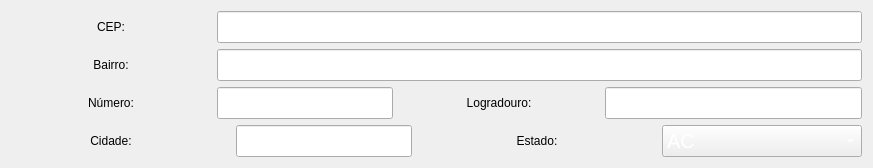
             <widget class="QWidget" name="tab_cliente_endereco_3">
              <attribute name="title">
               <string>Endereço</string>
              </attribute>
              <layout class="QVBoxLayout" name="verticalLayout_24">
               <item>
                <layout class="QHBoxLayout" name="horizontalLayout_61">
                 <item>
                  <widget class="QLabel" name="label_75">
                   <property name="minimumSize">
                    <size>
                     <width>200</width>
                     <height>0</height>
                    </size>
                   </property>
                   <property name="text">
                    <string>CEP:</string>
                   </property>
                   <property name="alignment">
                    <set>Qt::AlignCenter</set>
                   </property>
                  </widget>
                 </item>
                 <item>
                  <widget class="QLineEdit" name="txt_cliente_cep_3">
                   <property name="styleSheet">
                    <string notr="true">Color: rgb(255, 255, 255);
font-size: 20px;</string>
                   </property>
                  </widget>
                 </item>
                </layout>
               </item>
               <item>
                <layout class="QHBoxLayout" name="horizontalLayout_62">
                 <item>
                  <widget class="QLabel" name="label_76">
                   <property name="minimumSize">
                    <size>
                     <width>200</width>
                     <height>0</height>
                    </size>
                   </property>
                   <property name="text">
                    <string>Bairro:</string>
                   </property>
                   <property name="alignment">
                    <set>Qt::AlignCenter</set>
                   </property>
                  </widget>
                 </item>
                 <item>
                  <widget class="QLineEdit" name="txt_cliente_bairro_3">
                   <property name="styleSheet">
                    <string notr="true">Color: rgb(255, 255, 255);
font-size: 20px;</string>
                   </property>
                  </widget>
                 </item>
                </layout>
               </item>
               <item>
                <layout class="QHBoxLayout" name="horizontalLayout_63">
                 <property name="spacing">
                  <number>6</number>
                 </property>
                 <property name="leftMargin">
                  <number>0</number>
                 </property>
                 <property name="rightMargin">
                  <number>0</number>
                 </property>
                 <item>
                  <layout class="QHBoxLayout" name="horizontalLayout_64">
                   <item>
                    <widget class="QLabel" name="label_77">
                     <property name="minimumSize">
                      <size>
                       <width>200</width>
                       <height>0</height>
                      </size>
                     </property>
                     <property name="text">
                      <string>Número:</string>
                     </property>
                     <property name="alignment">
                      <set>Qt::AlignCenter</set>
                     </property>
                    </widget>
                   </item>
                   <item>
                    <widget class="QLineEdit" name="txt_cliente_numeroCasa_3">
                     <property name="styleSheet">
                      <string notr="true">Color: rgb(255, 255, 255);
font-size: 20px;</string>
                     </property>
                    </widget>
                   </item>
                  </layout>
                 </item>
                 <item>
                  <widget class="QLabel" name="label_78">
                   <property name="minimumSize">
                    <size>
                     <width>200</width>
                     <height>0</height>
                    </size>
                   </property>
                   <property name="text">
                    <string>Logradouro:</string>
                   </property>
                   <property name="alignment">
                    <set>Qt::AlignCenter</set>
                   </property>
                  </widget>
                 </item>
                 <item>
                  <widget class="QLineEdit" name="txt_cliente_logradouro_3">
                   <property name="styleSheet">
                    <string notr="true">Color: rgb(255, 255, 255);
font-size: 20px;</string>
                   </property>
                  </widget>
                 </item>
                </layout>
               </item>
               <item>
                <layout class="QHBoxLayout" name="horizontalLayout_61b">
                 <property name="spacing">
                  <number>25</number>
                 </property>
                 <item>
                  <widget class="QLabel" name="label_73">
                   <property name="minimumSize">
                    <size>
                     <width>200</width>
                     <height>0</height>
                    </size>
                   </property>
                   <property name="text">
                    <string>Cidade:</string>
                   </property>
                   <property name="alignment">
                    <set>Qt::AlignCenter</set>
                   </property>
                   <property name="margin">
                    <number>0</number>
                   </property>
                  </widget>
                 </item>
                 <item>
                  <widget class="QLineEdit" name="txt_cliente_cidade_3">
                   <property name="styleSheet">
                    <string notr="true">Color: rgb(255, 255, 255);
font-size: 20px;</string>
                   </property>
                  </widget>
                 </item>
                 <item>
                  <layout class="QHBoxLayout" name="horizontalLayout_60">
                   <item>
                    <widget class="QLabel" name="label_74">
                     <property name="minimumSize">
                      <size>
                       <width>200</width>
                       <height>0</height>
                      </size>
                     </property>
                     <property name="text">
                      <string>Estado:</string>
                     </property>
                     <property name="alignment">
                      <set>Qt::AlignCenter</set>
                     </property>
                    </widget>
                   </item>
                   <item>
                    <widget class="QComboBox" name="combobox_cliente_estado_3">
                     <property name="minimumSize">
                      <size>
                       <width>200</width>
                       <height>0</height>
                      </size>
                     </property>
                     <property name="styleSheet">
                      <string notr="true">Color: rgb(255, 255, 255);
font-size: 20px;</string>
                     </property>
                     <item>
                      <property name="text">
                       <string>AC</string>
                      </property>
                     </item>
                     <item>
                      <property name="text">
                       <string>AL</string>
                      </property>
                     </item>
                     <item>
                      <property name="text">
                       <string>AP</string>
                      </property>
                     </item>
                     <item>
                      <property name="text">
                       <string>AM</string>
                      </property>
                     </item>
                     <item>
                      <property name="text">
                       <string>BA</string>
                      </property>
                     </item>
                     <item>
                      <property name="text">
                       <string>CE</string>
                      </property>
                     </item>
                     <item>
                      <property name="text">
                       <string>DF</string>
                      </property>
                     </item>
                     <item>
                      <property name="text">
                       <string>ES</string>
                      </property>
                     </item>
                     <item>
                      <property name="text">
                       <string>GO</string>
                      </property>
                     </item>
                     <item>
                      <property name="text">
                       <string>MA</string>
                      </property>
                     </item>
                     <item>
                      <property name="text">
                       <string>MT</string>
                      </property>
                     </item>
                     <item>
                      <property name="text">
                       <string>MS</string>
                      </property>
                     </item>
                     <item>
                      <property name="text">
                       <string>MG</string>
                      </property>
                     </item>
                     <item>
                      <property name="text">
                       <string>PA</string>
                      </property>
                     </item>
                     <item>
                      <property name="text">
                       <string>PB</string>
                      </property>
                     </item>
                     <item>
                      <property name="text">
                       <string>PR</string>
                      </property>
                     </item>
                     <item>
                      <property name="text">
                       <string>PE</string>
                      </property>
                     </item>
                     <item>
                      <property name="text">
                       <string>PI</string>
                      </property>
                     </item>
                     <item>
                      <property name="text">
                       <string>RJ</string>
                      </property>
                     </item>
                     <item>
                      <property name="text">
                       <string>RN</string>
                      </property>
                     </item>
                     <item>
                      <property name="text">
                       <string>RS</string>
                      </property>
                     </item>
                     <item>
                      <property name="text">
                       <string>RO</string>
                      </property>
                     </item>
                     <item>
                      <property name="text">
                       <string>RR</string>
                      </property>
                     </item>
                     <item>
                      <property name="text">
                       <string>SC</string>
                      </property>
                     </item>
                     <item>
                      <property name="text">
                       <string>SP</string>
                      </property>
                     </item>
                     <item>
                      <property name="text">
                       <string>SE</string>
                      </property>
                     </item>
                     <item>
                      <property name="text">
                       <string>TO</string>
                      </property>
                     </item>
                    </widget>
                   </item>
                  </layout>
                 </item>
                </layout>
               </item>
              </layout>
             </widget>
